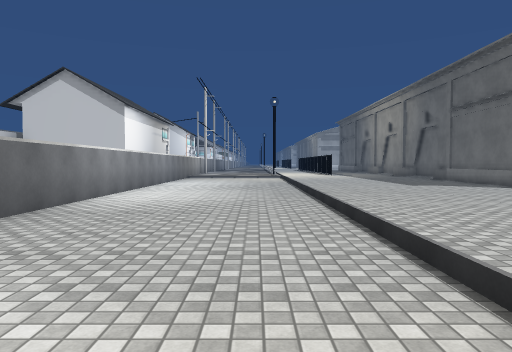
[1] (above)

23 first-person views from a walk through a Unity game level. The camera is 1.4 m above the floor, tilts 2° down and sees 70° across. The floor is counted in squares, 2 m on a side. Each view is taken from the middle of a square. On the plan, view 1 faces up. The plan holds only what a view shows up to about 11 squares ahead; the rest is blank. The place goes on beyond the plan. The player character is not drawn. Some surface patterns are stand-ins.

[2]
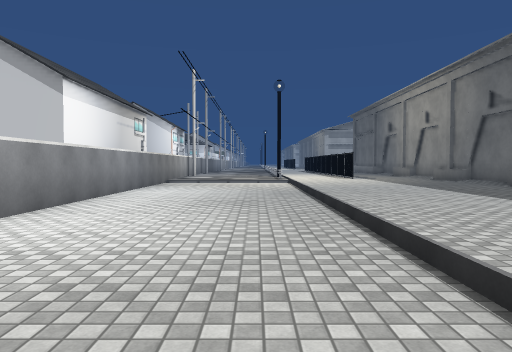

[3]
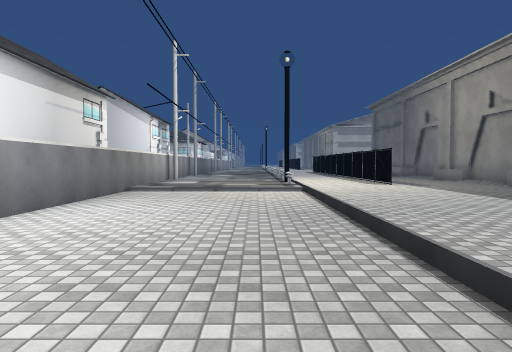

[4]
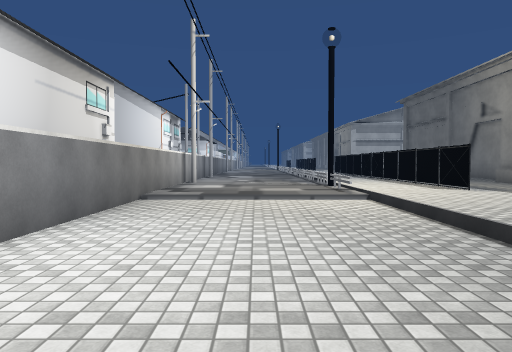

[5]
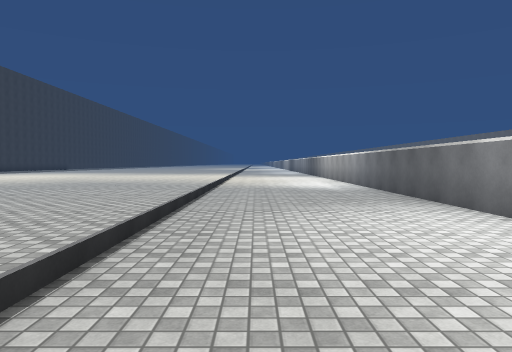

[6]
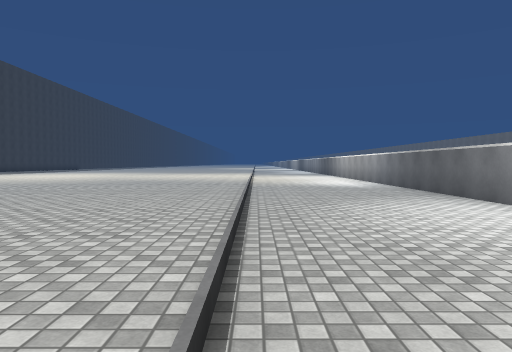

[7]
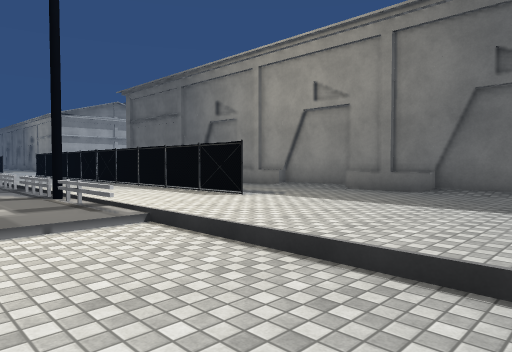

[8]
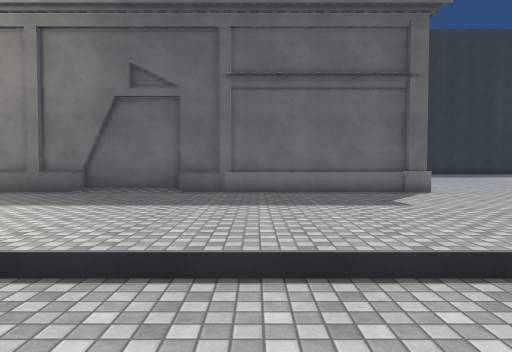

[9]
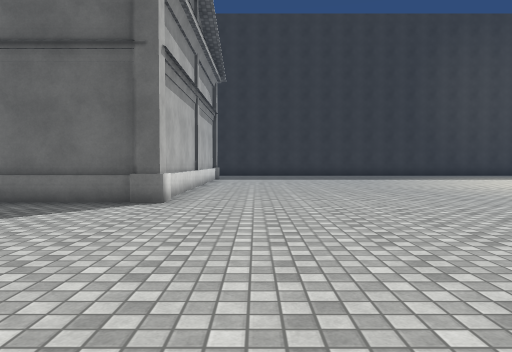

[10]
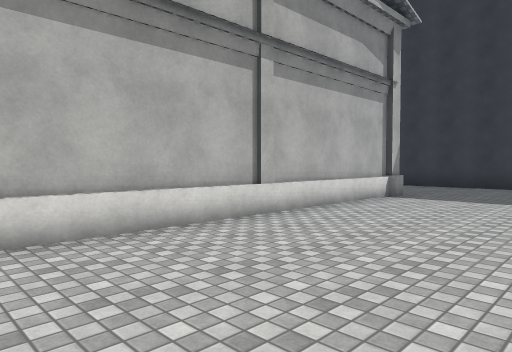

[11]
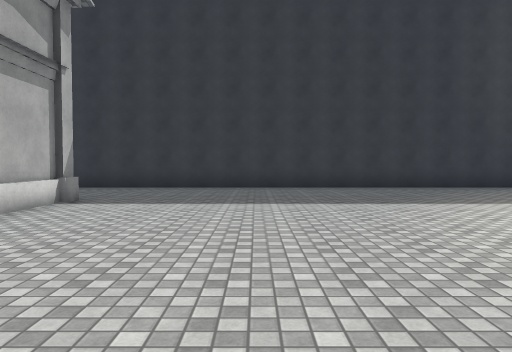

[12]
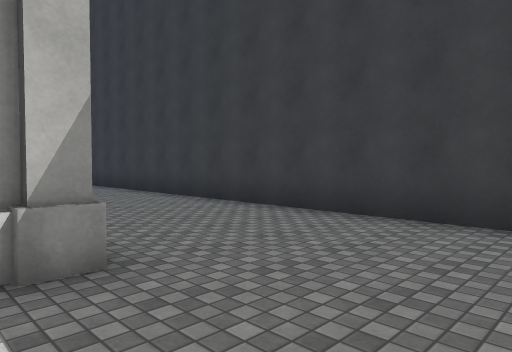

[13]
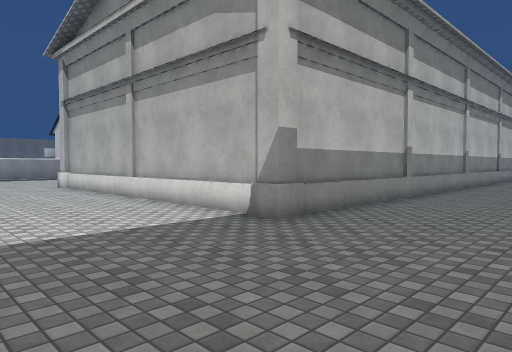

[14]
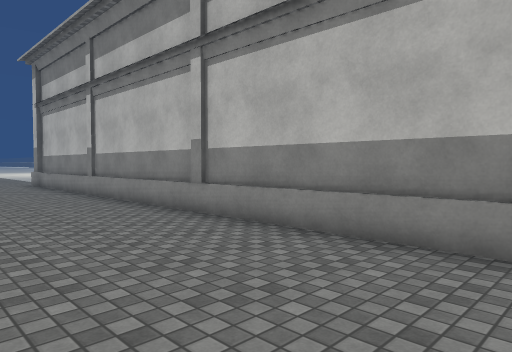

[15]
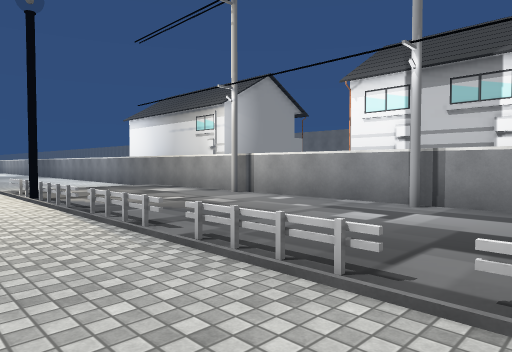

[16]
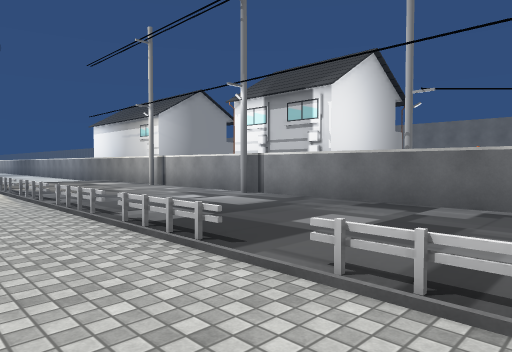

[17]
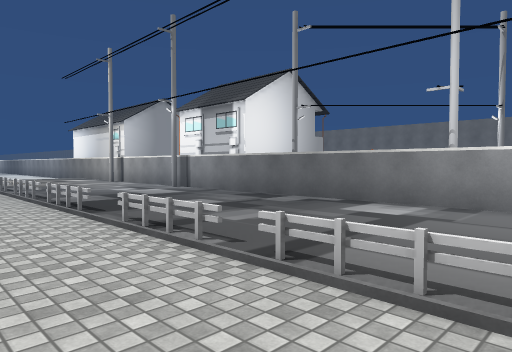

[18]
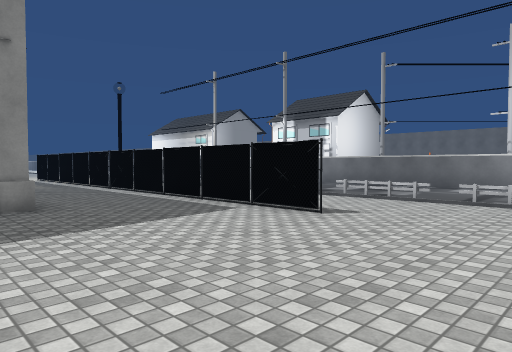

[19]
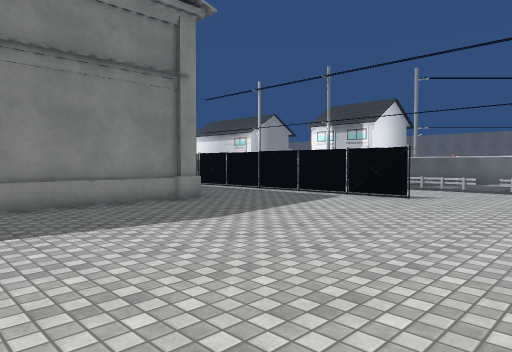

[20]
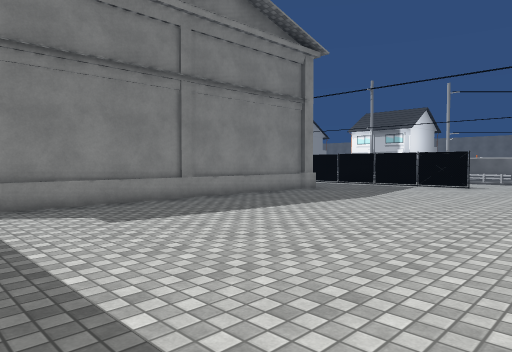

[21]
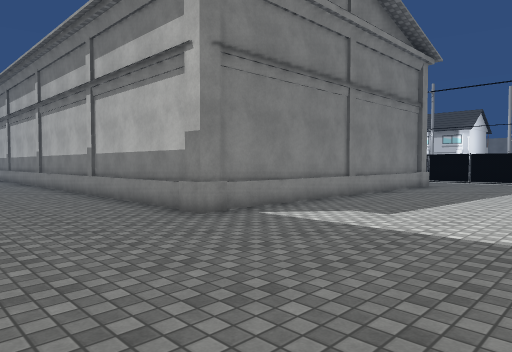

[22]
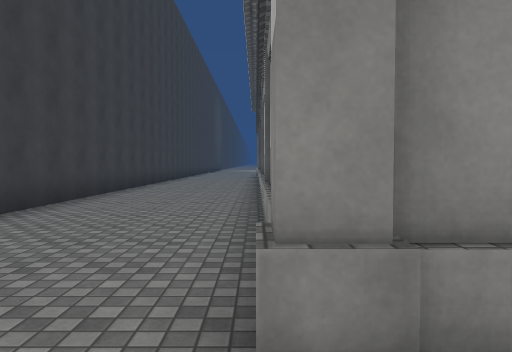

[23]
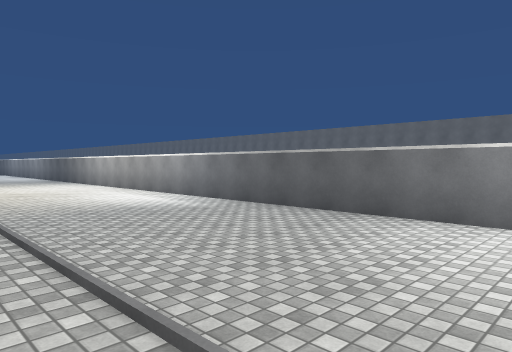

### Floor plan
Key: @ floor where view 1 was taken; # wall or solid block; . main floor; - floor 0.25 m lower than the main floor; / step, stairs or slope; O other object.
Columns run from 6 left of view 1 to 19 right of it. Each row starts with its distance up from view 1.
 35          . ...........
 34   ##...O..............
 33   #/...O.................
 32   #/...O..#..............
 31   #/...O..#..............
 30   #/......#..............
 29   #/...O..#.............
 28   #/...O..#..#########..
 27   #/...O..#..        #..
 26   ##...O..#..        #...
 25   #....O..#.         #...#
 24   #....O..#.         #...#
 23   #....O..#.         #...#
 22   #....O..#          #...#
 21   ##...O..# .#       #...#
 20   #/...O..#..#       #...#
 19 OO#/...O..#..#       #...#
 18  OO/...O.....#       #...#
 17  O#/////.....#       #...#
 16  O#----/.....#       #...#
 15  O#----/.....#       #...#
 14  O#----/.....#       #...#
 13 OO#----/.....#       #...#
 12   #----/.....#       #...#
 11   #----/.....#       #...#
 10   #----/.....#       #...#
  9   #----/.....#########...#
  8   #----/.................#
  7   #----/.................#
  6   #----/.................#
  5   #----/.................#
  4   #----/.................#
  3   #----/.................#
  2   #----/.................#
  1   #----/...... ..........#
  0   #---@/         ..  ....#

Positions as (right, up) in squares from view 1, and headings:
1: (0, 0), facing up
2: (0, 4), facing up
3: (0, 8), facing up
4: (-1, 10), facing up
5: (0, 12), facing down
6: (1, 13), facing down
7: (-1, 13), facing up-right
8: (-1, 12), facing right
9: (1, 7), facing right
10: (7, 5), facing up-right
11: (8, 5), facing right
12: (14, 6), facing up-right
13: (18, 5), facing up-left
14: (18, 21), facing down-left
15: (3, 28), facing down-left
16: (3, 32), facing down-left
17: (3, 35), facing down-left
18: (8, 35), facing down-left
19: (11, 35), facing down-left
20: (15, 35), facing down-left
21: (18, 33), facing down-left
22: (15, 30), facing down
23: (2, 8), facing down-left
